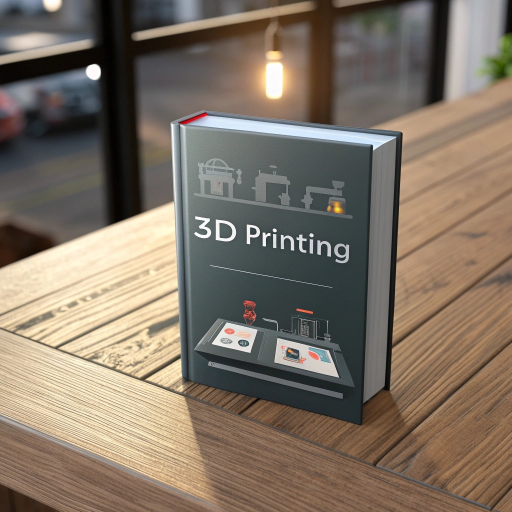
#> input picture input_images/abc347.jpg, 1024 x 1024 px (shown at 1/2 size); its folder holds 4 pictures in this run
$ python T2_StandardizeImage.py
#> lines starting #> are read from the running program, lines starting #| are printed output that depends on the picture; long printed decimals are rounded
import os
import cv2
import numpy as np
from PIL import Image
from collections import defaultdict

input_folder = 'input_images'
output_folder = 'output_images'

os.makedirs(output_folder, exist_ok=True)
print(f"Создана выходная папка: {output_folder}")


# Функция для изменения размера и оптимизации
def process_image(image_path, output_path, target_width=800):
    with Image.open(image_path) as img:
        print(f"Обрабатывается {image_path}, исходный размер: {img.width}x{img.height}, режим: {img.mode}")
        if img.mode == 'RGBA':
            img = img.convert('RGB')
            print(f"Конвертировано из RGBA в RGB для {image_path}")
        if img.width > target_width:
            ratio = target_width / img.width
            new_height = int(img.height * ratio)
            img = img.resize((target_width, new_height), Image.Resampling.LANCZOS)
            print(f"Изменен размер {image_path} до {target_width}x{new_height}")
        else:
            print(f"Размер {image_path} не изменен (меньше или равен {target_width}px)")
        img.save(output_path, optimize=True, quality=85)
        print(f"Сохранено оптимизированное изображение: {output_path}")


# Функция для вычисления SSIM между двумя изображениями
def compute_ssim(img1_path, img2_path):
    # Загружаем изображения через OpenCV
#> called with img1_path = 'input_images/abc347.jpg', img2_path = 'input_images/rtc059.png'
    img1 = cv2.imread(img1_path)
#> img1 is the input picture: shape (1024, 1024, 3); mean B, G, R 101.1, 115.1, 127.7
    img2 = cv2.imread(img2_path)
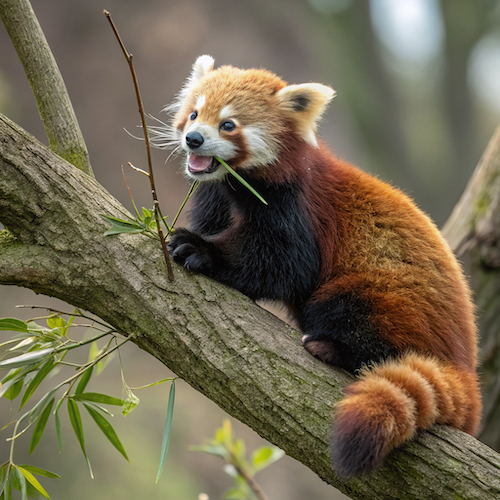
#> input picture input_images/rtc059.png, 500 x 500 px
#> img2 is the input picture: shape (500, 500, 3); mean B, G, R 79.8, 103.2, 113.1

    if img1 is None or img2 is None:
        print(f"Ошибка загрузки одного из изображений: {img1_path} или {img2_path}")
        return 0

    # Приводим к одному размеру (меньшему из двух)
    min_height = min(img1.shape[0], img2.shape[0])
#> min_height = 500
    min_width = min(img1.shape[1], img2.shape[1])
#> min_width = 500
    img1 = cv2.resize(img1, (min_width, min_height))
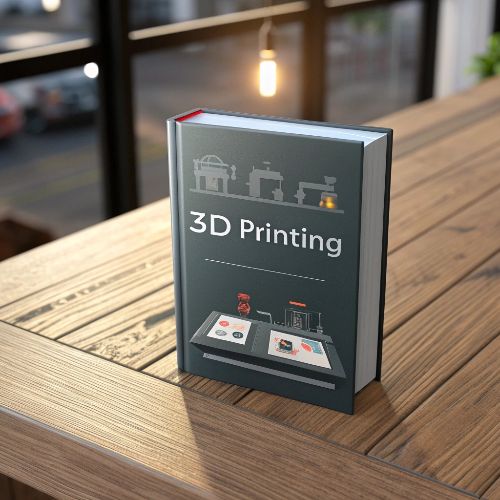
#> img1: shape (500, 500, 3); mean B, G, R 101, 115, 127.6
    img2 = cv2.resize(img2, (min_width, min_height))

    # Конвертируем в градации серого
    gray1 = cv2.cvtColor(img1, cv2.COLOR_BGR2GRAY)
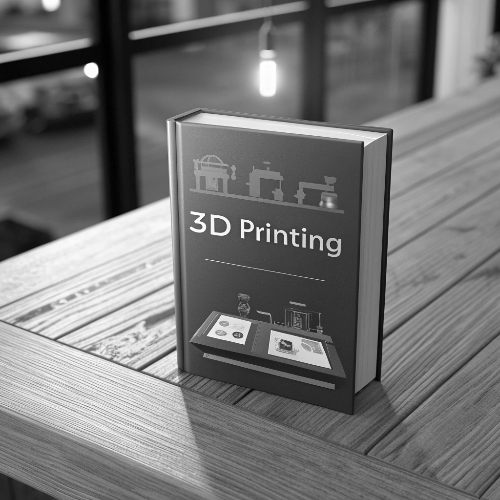
#> gray1: shape (500, 500); min 0, max 255, mean 117.1
    gray2 = cv2.cvtColor(img2, cv2.COLOR_BGR2GRAY)
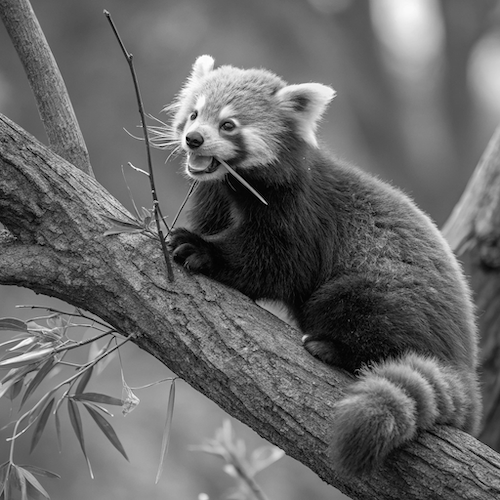
#> gray2: shape (500, 500); min 0, max 255, mean 103.5

    # Вычисляем SSIM
    score = cv2.matchTemplate(gray1, gray2, cv2.TM_CCOEFF_NORMED)[0][0]
#> score = 0.142
    print(f"SSIM между {img1_path} и {img2_path}: {score}")
#| SSIM между input_images/abc347.jpg и input_images/rtc059.png: 0.1422
    return score


# Шаг 2: Удаление дублей с приоритетом на большее разрешение
image_files = [f for f in os.listdir(input_folder) if f.lower().endswith(('.png', '.jpg', '.jpeg'))]
print(f"Найдено файлов в {input_folder}: {len(image_files)} -> {image_files}")

if not image_files:
    print("Ошибка: в папке input_images нет подходящих файлов!")
    exit()

# Группируем дубли с использованием SSIM
threshold = 0.9  # Порог схожести
groups = []
processed = set()

for i, file1 in enumerate(image_files):
    if file1 in processed:
        continue
    group = [file1]
    file1_path = os.path.join(input_folder, file1)

    for j, file2 in enumerate(image_files[i + 1:], start=i + 1):
        if file2 in processed:
            continue
        file2_path = os.path.join(input_folder, file2)
        similarity = compute_ssim(file1_path, file2_path)
#> similarity = 0.142
        if similarity >= threshold:
            group.append(file2)
            processed.add(file2)

    processed.add(file1)
    if group:
        groups.append(group)
#> pass 2 of the loop `for i, file1 in enumerate(image_files):`:
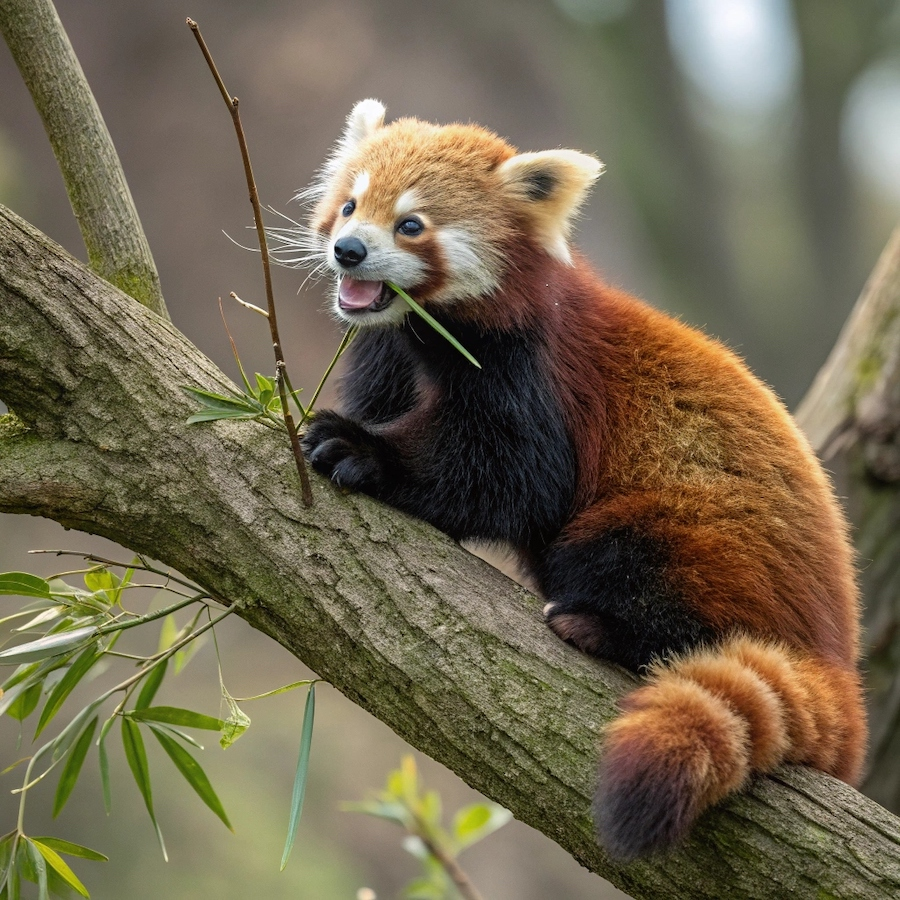
#> input picture input_images/ubz098.jpg, 900 x 900 px
#> in compute_ssim, img2 is the input picture: shape (900, 900, 3); mean B, G, R 79.3, 102.7, 112.9
#> img2: shape (500, 500, 3)
#> in compute_ssim (call 4), `gray2 = cv2.cvtColor(img2, cv2.COLOR_BGR2GRAY)`:
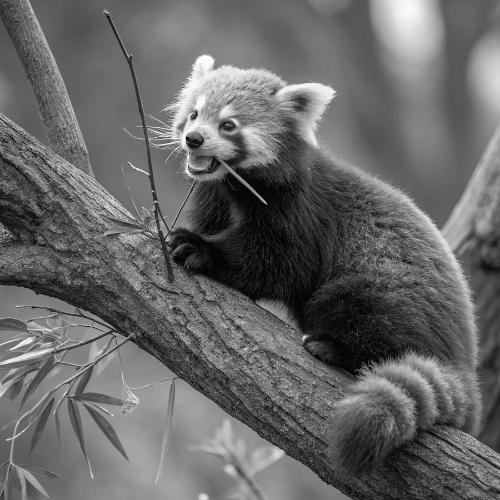
#> gray2: shape (500, 500); min 0, max 254, mean 103
#> score = 0.993
#| SSIM между input_images/rtc059.png и input_images/ubz098.jpg: 0.9926

# Выбираем изображение с максимальной шириной из каждой группы
unique_images = []
for group in groups:
    print(f"Группа дублей: {group}")
    sorted_group = sorted(group, key=lambda x: Image.open(os.path.join(input_folder, x)).width, reverse=True)
    print(f"Отсортировано по ширине: {sorted_group}")
    unique_images.append(os.path.join(input_folder, sorted_group[0]))
    print(f"Выбрано: {sorted_group[0]}")
#> pass 2 of the loop `for group in groups:`:

# Шаги 3 и 4: Изменение размера и оптимизация
print(f"Уникальные изображения для обработки: {unique_images}")
for i, image_path in enumerate(unique_images[:2]):
    output_filename = f'processed_image_{i + 1}.jpg'
    output_path = os.path.join(output_folder, output_filename)
    process_image(image_path, output_path)
#| Обрабатывается input_images/abc347.jpg, исходный размер: 1024x1024, режим: RGB
#| Изменен размер input_images/abc347.jpg до 800x800
#> pass 2 of the loop `for i, image_path in enumerate(unique_images[:2]):`:
#| Обрабатывается input_images/wyz123.jpg, исходный размер: 1024x1024, режим: RGB
#| Изменен размер input_images/wyz123.jpg до 800x800

print(f"Обработано изображений: {min(len(unique_images), 2)}")
print(f"Файлы сохранены в: {output_folder}")
print("Названия файлов: processed_image_1.jpg, processed_image_2.jpg")
